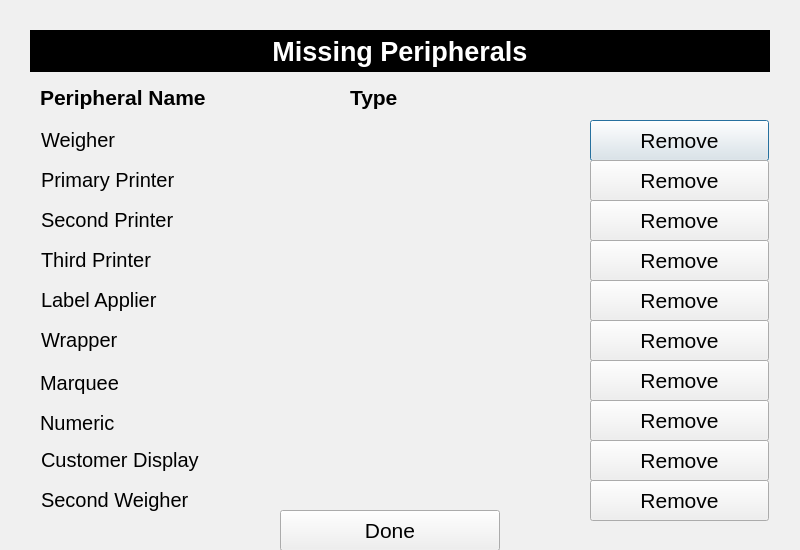
<?xml version="1.0" encoding="UTF-8"?>
<ui version="4.0">
 <class>RemovePeripheralsDialog</class>
 <widget class="QDialog" name="RemovePeripheralsDialog">
  <property name="geometry">
   <rect>
    <x>0</x>
    <y>0</y>
    <width>800</width>
    <height>550</height>
   </rect>
  </property>
  <property name="windowTitle">
   <string>Dialog</string>
  </property>
  <property name="autoFillBackground">
   <bool>false</bool>
  </property>
  <property name="styleSheet">
   <string notr="true">QDialog#RemovePeripheralsDialog
{
	background-color: rgb(240, 240, 240);
	foreground-color: black;
}
</string>
  </property>
  <widget class="QWidget" name="gbFirstWeigher" native="true">
   <property name="geometry">
    <rect>
     <x>30</x>
     <y>120</y>
     <width>740</width>
     <height>41</height>
    </rect>
   </property>
   <property name="font">
    <font>
     <pointsize>15</pointsize>
    </font>
   </property>
   <widget class="QLabel" name="lblFirstWeigher">
    <property name="geometry">
     <rect>
      <x>11</x>
      <y>7</y>
      <width>321</width>
      <height>25</height>
     </rect>
    </property>
    <property name="sizePolicy">
     <sizepolicy hsizetype="Fixed" vsizetype="Fixed">
      <horstretch>0</horstretch>
      <verstretch>0</verstretch>
     </sizepolicy>
    </property>
    <property name="minimumSize">
     <size>
      <width>321</width>
      <height>25</height>
     </size>
    </property>
    <property name="maximumSize">
     <size>
      <width>321</width>
      <height>25</height>
     </size>
    </property>
    <property name="font">
     <font>
      <pointsize>15</pointsize>
     </font>
    </property>
    <property name="text">
     <string>Weigher</string>
    </property>
   </widget>
   <widget class="QLabel" name="lblFirstWeigherType">
    <property name="geometry">
     <rect>
      <x>275</x>
      <y>10</y>
      <width>161</width>
      <height>25</height>
     </rect>
    </property>
    <property name="font">
     <font>
      <pointsize>15</pointsize>
     </font>
    </property>
    <property name="text">
     <string notr="true"/>
    </property>
   </widget>
   <widget class="QPushButton" name="butRemoveFirstWeigher">
    <property name="geometry">
     <rect>
      <x>560</x>
      <y>0</y>
      <width>179</width>
      <height>41</height>
     </rect>
    </property>
    <property name="sizePolicy">
     <sizepolicy hsizetype="Fixed" vsizetype="Fixed">
      <horstretch>0</horstretch>
      <verstretch>0</verstretch>
     </sizepolicy>
    </property>
    <property name="minimumSize">
     <size>
      <width>179</width>
      <height>41</height>
     </size>
    </property>
    <property name="maximumSize">
     <size>
      <width>179</width>
      <height>41</height>
     </size>
    </property>
    <property name="font">
     <font>
      <pointsize>16</pointsize>
     </font>
    </property>
    <property name="text">
     <string>Remove</string>
    </property>
   </widget>
  </widget>
  <widget class="QLabel" name="lblPeripheralTitle">
   <property name="geometry">
    <rect>
     <x>40</x>
     <y>85</y>
     <width>321</width>
     <height>25</height>
    </rect>
   </property>
   <property name="sizePolicy">
    <sizepolicy hsizetype="Fixed" vsizetype="Fixed">
     <horstretch>0</horstretch>
     <verstretch>0</verstretch>
    </sizepolicy>
   </property>
   <property name="minimumSize">
    <size>
     <width>321</width>
     <height>23</height>
    </size>
   </property>
   <property name="maximumSize">
    <size>
     <width>321</width>
     <height>25</height>
    </size>
   </property>
   <property name="font">
    <font>
     <pointsize>16</pointsize>
     <weight>75</weight>
     <bold>true</bold>
    </font>
   </property>
   <property name="text">
    <string>Peripheral Name</string>
   </property>
  </widget>
  <widget class="QLabel" name="lblTypeTitle">
   <property name="geometry">
    <rect>
     <x>350</x>
     <y>85</y>
     <width>291</width>
     <height>25</height>
    </rect>
   </property>
   <property name="sizePolicy">
    <sizepolicy hsizetype="Fixed" vsizetype="Fixed">
     <horstretch>0</horstretch>
     <verstretch>0</verstretch>
    </sizepolicy>
   </property>
   <property name="minimumSize">
    <size>
     <width>291</width>
     <height>25</height>
    </size>
   </property>
   <property name="maximumSize">
    <size>
     <width>291</width>
     <height>25</height>
    </size>
   </property>
   <property name="font">
    <font>
     <pointsize>16</pointsize>
     <weight>75</weight>
     <bold>true</bold>
    </font>
   </property>
   <property name="text">
    <string>Type</string>
   </property>
  </widget>
  <widget class="QWidget" name="gbSecondWeigher" native="true">
   <property name="geometry">
    <rect>
     <x>30</x>
     <y>480</y>
     <width>740</width>
     <height>50</height>
    </rect>
   </property>
   <property name="font">
    <font>
     <pointsize>15</pointsize>
    </font>
   </property>
   <widget class="QLabel" name="lblSecondWeigher">
    <property name="geometry">
     <rect>
      <x>11</x>
      <y>7</y>
      <width>321</width>
      <height>25</height>
     </rect>
    </property>
    <property name="sizePolicy">
     <sizepolicy hsizetype="Fixed" vsizetype="Fixed">
      <horstretch>0</horstretch>
      <verstretch>0</verstretch>
     </sizepolicy>
    </property>
    <property name="minimumSize">
     <size>
      <width>321</width>
      <height>25</height>
     </size>
    </property>
    <property name="maximumSize">
     <size>
      <width>321</width>
      <height>25</height>
     </size>
    </property>
    <property name="font">
     <font>
      <pointsize>15</pointsize>
     </font>
    </property>
    <property name="text">
     <string>Second Weigher</string>
    </property>
   </widget>
   <widget class="QLabel" name="lblSecondWeigherType">
    <property name="geometry">
     <rect>
      <x>275</x>
      <y>10</y>
      <width>161</width>
      <height>25</height>
     </rect>
    </property>
    <property name="font">
     <font>
      <pointsize>15</pointsize>
     </font>
    </property>
    <property name="text">
     <string notr="true"/>
    </property>
   </widget>
   <widget class="QPushButton" name="butRemoveSecondWeigher">
    <property name="geometry">
     <rect>
      <x>560</x>
      <y>0</y>
      <width>179</width>
      <height>41</height>
     </rect>
    </property>
    <property name="sizePolicy">
     <sizepolicy hsizetype="Fixed" vsizetype="Fixed">
      <horstretch>0</horstretch>
      <verstretch>0</verstretch>
     </sizepolicy>
    </property>
    <property name="minimumSize">
     <size>
      <width>179</width>
      <height>41</height>
     </size>
    </property>
    <property name="maximumSize">
     <size>
      <width>179</width>
      <height>41</height>
     </size>
    </property>
    <property name="font">
     <font>
      <pointsize>16</pointsize>
     </font>
    </property>
    <property name="text">
     <string>Remove</string>
    </property>
   </widget>
  </widget>
  <widget class="QWidget" name="gbFirstPrinter" native="true">
   <property name="geometry">
    <rect>
     <x>30</x>
     <y>160</y>
     <width>740</width>
     <height>50</height>
    </rect>
   </property>
   <property name="font">
    <font>
     <pointsize>15</pointsize>
    </font>
   </property>
   <widget class="QLabel" name="lblPrimaryPrinter">
    <property name="geometry">
     <rect>
      <x>11</x>
      <y>7</y>
      <width>321</width>
      <height>25</height>
     </rect>
    </property>
    <property name="sizePolicy">
     <sizepolicy hsizetype="Fixed" vsizetype="Fixed">
      <horstretch>0</horstretch>
      <verstretch>0</verstretch>
     </sizepolicy>
    </property>
    <property name="minimumSize">
     <size>
      <width>321</width>
      <height>25</height>
     </size>
    </property>
    <property name="maximumSize">
     <size>
      <width>321</width>
      <height>25</height>
     </size>
    </property>
    <property name="font">
     <font>
      <pointsize>15</pointsize>
     </font>
    </property>
    <property name="text">
     <string>Primary Printer</string>
    </property>
   </widget>
   <widget class="QLabel" name="lblPrimaryPrinterType">
    <property name="geometry">
     <rect>
      <x>275</x>
      <y>10</y>
      <width>161</width>
      <height>25</height>
     </rect>
    </property>
    <property name="font">
     <font>
      <pointsize>15</pointsize>
     </font>
    </property>
    <property name="text">
     <string notr="true"/>
    </property>
   </widget>
   <widget class="QPushButton" name="butRmoveFirstPrinter">
    <property name="geometry">
     <rect>
      <x>560</x>
      <y>0</y>
      <width>179</width>
      <height>41</height>
     </rect>
    </property>
    <property name="sizePolicy">
     <sizepolicy hsizetype="Fixed" vsizetype="Fixed">
      <horstretch>0</horstretch>
      <verstretch>0</verstretch>
     </sizepolicy>
    </property>
    <property name="minimumSize">
     <size>
      <width>179</width>
      <height>41</height>
     </size>
    </property>
    <property name="maximumSize">
     <size>
      <width>179</width>
      <height>41</height>
     </size>
    </property>
    <property name="font">
     <font>
      <pointsize>16</pointsize>
     </font>
    </property>
    <property name="text">
     <string>Remove</string>
    </property>
   </widget>
  </widget>
  <widget class="QWidget" name="gbSecondPrinter" native="true">
   <property name="geometry">
    <rect>
     <x>30</x>
     <y>200</y>
     <width>740</width>
     <height>50</height>
    </rect>
   </property>
   <property name="font">
    <font>
     <pointsize>15</pointsize>
    </font>
   </property>
   <widget class="QLabel" name="lblSecondaryPrinter">
    <property name="geometry">
     <rect>
      <x>11</x>
      <y>7</y>
      <width>321</width>
      <height>25</height>
     </rect>
    </property>
    <property name="sizePolicy">
     <sizepolicy hsizetype="Fixed" vsizetype="Fixed">
      <horstretch>0</horstretch>
      <verstretch>0</verstretch>
     </sizepolicy>
    </property>
    <property name="minimumSize">
     <size>
      <width>321</width>
      <height>25</height>
     </size>
    </property>
    <property name="maximumSize">
     <size>
      <width>321</width>
      <height>25</height>
     </size>
    </property>
    <property name="font">
     <font>
      <pointsize>15</pointsize>
     </font>
    </property>
    <property name="text">
     <string>Second Printer</string>
    </property>
   </widget>
   <widget class="QLabel" name="lblSecondaryPrinterType">
    <property name="geometry">
     <rect>
      <x>275</x>
      <y>10</y>
      <width>161</width>
      <height>25</height>
     </rect>
    </property>
    <property name="font">
     <font>
      <pointsize>15</pointsize>
     </font>
    </property>
    <property name="text">
     <string notr="true"/>
    </property>
   </widget>
   <widget class="QPushButton" name="butRemoveSecondPrinter">
    <property name="geometry">
     <rect>
      <x>560</x>
      <y>0</y>
      <width>179</width>
      <height>41</height>
     </rect>
    </property>
    <property name="sizePolicy">
     <sizepolicy hsizetype="Fixed" vsizetype="Fixed">
      <horstretch>0</horstretch>
      <verstretch>0</verstretch>
     </sizepolicy>
    </property>
    <property name="minimumSize">
     <size>
      <width>179</width>
      <height>41</height>
     </size>
    </property>
    <property name="maximumSize">
     <size>
      <width>179</width>
      <height>41</height>
     </size>
    </property>
    <property name="font">
     <font>
      <pointsize>16</pointsize>
     </font>
    </property>
    <property name="text">
     <string>Remove</string>
    </property>
   </widget>
  </widget>
  <widget class="QWidget" name="gbThirdPrinter" native="true">
   <property name="geometry">
    <rect>
     <x>30</x>
     <y>240</y>
     <width>740</width>
     <height>50</height>
    </rect>
   </property>
   <property name="font">
    <font>
     <pointsize>15</pointsize>
    </font>
   </property>
   <widget class="QLabel" name="lblThirdPrinter">
    <property name="geometry">
     <rect>
      <x>11</x>
      <y>7</y>
      <width>321</width>
      <height>25</height>
     </rect>
    </property>
    <property name="sizePolicy">
     <sizepolicy hsizetype="Fixed" vsizetype="Fixed">
      <horstretch>0</horstretch>
      <verstretch>0</verstretch>
     </sizepolicy>
    </property>
    <property name="minimumSize">
     <size>
      <width>321</width>
      <height>25</height>
     </size>
    </property>
    <property name="maximumSize">
     <size>
      <width>321</width>
      <height>25</height>
     </size>
    </property>
    <property name="font">
     <font>
      <pointsize>15</pointsize>
     </font>
    </property>
    <property name="text">
     <string>Third Printer</string>
    </property>
   </widget>
   <widget class="QLabel" name="lblThirdPrinterType">
    <property name="geometry">
     <rect>
      <x>275</x>
      <y>10</y>
      <width>161</width>
      <height>25</height>
     </rect>
    </property>
    <property name="font">
     <font>
      <pointsize>15</pointsize>
     </font>
    </property>
    <property name="text">
     <string notr="true"/>
    </property>
   </widget>
   <widget class="QPushButton" name="butRemoveThirdPrinter">
    <property name="geometry">
     <rect>
      <x>560</x>
      <y>0</y>
      <width>179</width>
      <height>41</height>
     </rect>
    </property>
    <property name="sizePolicy">
     <sizepolicy hsizetype="Fixed" vsizetype="Fixed">
      <horstretch>0</horstretch>
      <verstretch>0</verstretch>
     </sizepolicy>
    </property>
    <property name="minimumSize">
     <size>
      <width>179</width>
      <height>41</height>
     </size>
    </property>
    <property name="maximumSize">
     <size>
      <width>179</width>
      <height>41</height>
     </size>
    </property>
    <property name="font">
     <font>
      <pointsize>16</pointsize>
     </font>
    </property>
    <property name="text">
     <string>Remove</string>
    </property>
   </widget>
  </widget>
  <widget class="QWidget" name="gbMarquee" native="true">
   <property name="geometry">
    <rect>
     <x>30</x>
     <y>360</y>
     <width>740</width>
     <height>50</height>
    </rect>
   </property>
   <property name="font">
    <font>
     <pointsize>15</pointsize>
    </font>
   </property>
   <widget class="QLabel" name="lblMarqueeType">
    <property name="geometry">
     <rect>
      <x>275</x>
      <y>10</y>
      <width>161</width>
      <height>25</height>
     </rect>
    </property>
    <property name="font">
     <font>
      <pointsize>15</pointsize>
     </font>
    </property>
    <property name="text">
     <string notr="true"/>
    </property>
   </widget>
   <widget class="QPushButton" name="butRemoveMarquee">
    <property name="geometry">
     <rect>
      <x>560</x>
      <y>0</y>
      <width>179</width>
      <height>41</height>
     </rect>
    </property>
    <property name="sizePolicy">
     <sizepolicy hsizetype="Fixed" vsizetype="Fixed">
      <horstretch>0</horstretch>
      <verstretch>0</verstretch>
     </sizepolicy>
    </property>
    <property name="minimumSize">
     <size>
      <width>179</width>
      <height>41</height>
     </size>
    </property>
    <property name="maximumSize">
     <size>
      <width>179</width>
      <height>41</height>
     </size>
    </property>
    <property name="font">
     <font>
      <pointsize>16</pointsize>
     </font>
    </property>
    <property name="text">
     <string>Remove</string>
    </property>
   </widget>
   <widget class="QLabel" name="lblMarquee">
    <property name="geometry">
     <rect>
      <x>10</x>
      <y>10</y>
      <width>321</width>
      <height>25</height>
     </rect>
    </property>
    <property name="sizePolicy">
     <sizepolicy hsizetype="Fixed" vsizetype="Fixed">
      <horstretch>0</horstretch>
      <verstretch>0</verstretch>
     </sizepolicy>
    </property>
    <property name="minimumSize">
     <size>
      <width>321</width>
      <height>25</height>
     </size>
    </property>
    <property name="maximumSize">
     <size>
      <width>321</width>
      <height>25</height>
     </size>
    </property>
    <property name="font">
     <font>
      <pointsize>15</pointsize>
     </font>
    </property>
    <property name="text">
     <string>Marquee</string>
    </property>
   </widget>
  </widget>
  <widget class="QWidget" name="gbWrapper" native="true">
   <property name="geometry">
    <rect>
     <x>30</x>
     <y>320</y>
     <width>740</width>
     <height>50</height>
    </rect>
   </property>
   <property name="font">
    <font>
     <pointsize>15</pointsize>
    </font>
   </property>
   <widget class="QLabel" name="lblWrapper">
    <property name="geometry">
     <rect>
      <x>11</x>
      <y>7</y>
      <width>321</width>
      <height>25</height>
     </rect>
    </property>
    <property name="sizePolicy">
     <sizepolicy hsizetype="Fixed" vsizetype="Fixed">
      <horstretch>0</horstretch>
      <verstretch>0</verstretch>
     </sizepolicy>
    </property>
    <property name="minimumSize">
     <size>
      <width>321</width>
      <height>25</height>
     </size>
    </property>
    <property name="maximumSize">
     <size>
      <width>321</width>
      <height>25</height>
     </size>
    </property>
    <property name="font">
     <font>
      <pointsize>15</pointsize>
     </font>
    </property>
    <property name="text">
     <string>Wrapper</string>
    </property>
   </widget>
   <widget class="QLabel" name="lblWrapperType">
    <property name="geometry">
     <rect>
      <x>275</x>
      <y>10</y>
      <width>161</width>
      <height>25</height>
     </rect>
    </property>
    <property name="font">
     <font>
      <pointsize>15</pointsize>
     </font>
    </property>
    <property name="text">
     <string notr="true"/>
    </property>
   </widget>
   <widget class="QPushButton" name="butRemoveWrapper">
    <property name="geometry">
     <rect>
      <x>560</x>
      <y>0</y>
      <width>179</width>
      <height>41</height>
     </rect>
    </property>
    <property name="sizePolicy">
     <sizepolicy hsizetype="Fixed" vsizetype="Fixed">
      <horstretch>0</horstretch>
      <verstretch>0</verstretch>
     </sizepolicy>
    </property>
    <property name="minimumSize">
     <size>
      <width>179</width>
      <height>41</height>
     </size>
    </property>
    <property name="maximumSize">
     <size>
      <width>179</width>
      <height>41</height>
     </size>
    </property>
    <property name="font">
     <font>
      <pointsize>16</pointsize>
     </font>
    </property>
    <property name="text">
     <string>Remove</string>
    </property>
   </widget>
  </widget>
  <widget class="QWidget" name="gbLabelApplier" native="true">
   <property name="geometry">
    <rect>
     <x>30</x>
     <y>280</y>
     <width>740</width>
     <height>50</height>
    </rect>
   </property>
   <property name="font">
    <font>
     <pointsize>15</pointsize>
    </font>
   </property>
   <widget class="QLabel" name="lblLabelApplier">
    <property name="geometry">
     <rect>
      <x>11</x>
      <y>7</y>
      <width>321</width>
      <height>25</height>
     </rect>
    </property>
    <property name="sizePolicy">
     <sizepolicy hsizetype="Fixed" vsizetype="Fixed">
      <horstretch>0</horstretch>
      <verstretch>0</verstretch>
     </sizepolicy>
    </property>
    <property name="minimumSize">
     <size>
      <width>321</width>
      <height>25</height>
     </size>
    </property>
    <property name="maximumSize">
     <size>
      <width>321</width>
      <height>25</height>
     </size>
    </property>
    <property name="font">
     <font>
      <pointsize>15</pointsize>
     </font>
    </property>
    <property name="text">
     <string>Label Applier</string>
    </property>
   </widget>
   <widget class="QLabel" name="lblLabelApplierType">
    <property name="geometry">
     <rect>
      <x>275</x>
      <y>10</y>
      <width>161</width>
      <height>25</height>
     </rect>
    </property>
    <property name="font">
     <font>
      <pointsize>15</pointsize>
     </font>
    </property>
    <property name="text">
     <string notr="true"/>
    </property>
   </widget>
   <widget class="QPushButton" name="butRemoveLabelApplier">
    <property name="geometry">
     <rect>
      <x>560</x>
      <y>0</y>
      <width>179</width>
      <height>41</height>
     </rect>
    </property>
    <property name="sizePolicy">
     <sizepolicy hsizetype="Fixed" vsizetype="Fixed">
      <horstretch>0</horstretch>
      <verstretch>0</verstretch>
     </sizepolicy>
    </property>
    <property name="minimumSize">
     <size>
      <width>179</width>
      <height>41</height>
     </size>
    </property>
    <property name="maximumSize">
     <size>
      <width>179</width>
      <height>41</height>
     </size>
    </property>
    <property name="font">
     <font>
      <pointsize>16</pointsize>
     </font>
    </property>
    <property name="text">
     <string>Remove</string>
    </property>
   </widget>
  </widget>
  <widget class="QPushButton" name="butDone">
   <property name="geometry">
    <rect>
     <x>280</x>
     <y>510</y>
     <width>220</width>
     <height>41</height>
    </rect>
   </property>
   <property name="sizePolicy">
    <sizepolicy hsizetype="Fixed" vsizetype="Fixed">
     <horstretch>0</horstretch>
     <verstretch>0</verstretch>
    </sizepolicy>
   </property>
   <property name="minimumSize">
    <size>
     <width>181</width>
     <height>41</height>
    </size>
   </property>
   <property name="maximumSize">
    <size>
     <width>220</width>
     <height>41</height>
    </size>
   </property>
   <property name="font">
    <font>
     <pointsize>16</pointsize>
    </font>
   </property>
   <property name="text">
    <string>Done</string>
   </property>
  </widget>
  <widget class="QWidget" name="gbGcd" native="true">
   <property name="geometry">
    <rect>
     <x>30</x>
     <y>440</y>
     <width>740</width>
     <height>50</height>
    </rect>
   </property>
   <property name="font">
    <font>
     <pointsize>15</pointsize>
    </font>
   </property>
   <widget class="QLabel" name="lblGcd">
    <property name="geometry">
     <rect>
      <x>11</x>
      <y>7</y>
      <width>321</width>
      <height>25</height>
     </rect>
    </property>
    <property name="sizePolicy">
     <sizepolicy hsizetype="Fixed" vsizetype="Fixed">
      <horstretch>0</horstretch>
      <verstretch>0</verstretch>
     </sizepolicy>
    </property>
    <property name="minimumSize">
     <size>
      <width>321</width>
      <height>25</height>
     </size>
    </property>
    <property name="maximumSize">
     <size>
      <width>321</width>
      <height>25</height>
     </size>
    </property>
    <property name="font">
     <font>
      <pointsize>15</pointsize>
     </font>
    </property>
    <property name="text">
     <string>Customer Display</string>
    </property>
   </widget>
   <widget class="QLabel" name="lblGcdType">
    <property name="geometry">
     <rect>
      <x>275</x>
      <y>10</y>
      <width>161</width>
      <height>25</height>
     </rect>
    </property>
    <property name="font">
     <font>
      <pointsize>15</pointsize>
     </font>
    </property>
    <property name="text">
     <string notr="true"/>
    </property>
   </widget>
   <widget class="QPushButton" name="butRemoveGcd">
    <property name="geometry">
     <rect>
      <x>560</x>
      <y>0</y>
      <width>179</width>
      <height>41</height>
     </rect>
    </property>
    <property name="sizePolicy">
     <sizepolicy hsizetype="Fixed" vsizetype="Fixed">
      <horstretch>0</horstretch>
      <verstretch>0</verstretch>
     </sizepolicy>
    </property>
    <property name="minimumSize">
     <size>
      <width>179</width>
      <height>41</height>
     </size>
    </property>
    <property name="maximumSize">
     <size>
      <width>179</width>
      <height>41</height>
     </size>
    </property>
    <property name="font">
     <font>
      <pointsize>16</pointsize>
     </font>
    </property>
    <property name="text">
     <string>Remove</string>
    </property>
   </widget>
  </widget>
  <widget class="QWidget" name="gbNumeric" native="true">
   <property name="geometry">
    <rect>
     <x>30</x>
     <y>400</y>
     <width>740</width>
     <height>50</height>
    </rect>
   </property>
   <property name="font">
    <font>
     <pointsize>15</pointsize>
    </font>
   </property>
   <widget class="QLabel" name="lblNumericType">
    <property name="geometry">
     <rect>
      <x>275</x>
      <y>10</y>
      <width>161</width>
      <height>25</height>
     </rect>
    </property>
    <property name="font">
     <font>
      <pointsize>15</pointsize>
     </font>
    </property>
    <property name="text">
     <string notr="true"/>
    </property>
   </widget>
   <widget class="QPushButton" name="butRemoveNumeric">
    <property name="geometry">
     <rect>
      <x>560</x>
      <y>0</y>
      <width>179</width>
      <height>41</height>
     </rect>
    </property>
    <property name="sizePolicy">
     <sizepolicy hsizetype="Fixed" vsizetype="Fixed">
      <horstretch>0</horstretch>
      <verstretch>0</verstretch>
     </sizepolicy>
    </property>
    <property name="minimumSize">
     <size>
      <width>179</width>
      <height>41</height>
     </size>
    </property>
    <property name="maximumSize">
     <size>
      <width>179</width>
      <height>41</height>
     </size>
    </property>
    <property name="font">
     <font>
      <pointsize>16</pointsize>
     </font>
    </property>
    <property name="text">
     <string>Remove</string>
    </property>
   </widget>
   <widget class="QLabel" name="lblNumeric">
    <property name="geometry">
     <rect>
      <x>10</x>
      <y>10</y>
      <width>321</width>
      <height>25</height>
     </rect>
    </property>
    <property name="sizePolicy">
     <sizepolicy hsizetype="Fixed" vsizetype="Fixed">
      <horstretch>0</horstretch>
      <verstretch>0</verstretch>
     </sizepolicy>
    </property>
    <property name="minimumSize">
     <size>
      <width>321</width>
      <height>25</height>
     </size>
    </property>
    <property name="maximumSize">
     <size>
      <width>321</width>
      <height>25</height>
     </size>
    </property>
    <property name="font">
     <font>
      <pointsize>15</pointsize>
     </font>
    </property>
    <property name="text">
     <string>Numeric</string>
    </property>
   </widget>
  </widget>
  <widget class="QLabel" name="label">
   <property name="geometry">
    <rect>
     <x>30</x>
     <y>30</y>
     <width>740</width>
     <height>42</height>
    </rect>
   </property>
   <property name="font">
    <font>
     <pointsize>20</pointsize>
     <weight>75</weight>
     <bold>true</bold>
    </font>
   </property>
   <property name="autoFillBackground">
    <bool>false</bool>
   </property>
   <property name="styleSheet">
    <string notr="true">background-color: rgb(0, 0, 0);
color: rgb(255, 255, 255);</string>
   </property>
   <property name="text">
    <string>Missing Peripherals</string>
   </property>
   <property name="alignment">
    <set>Qt::AlignCenter</set>
   </property>
  </widget>
 </widget>
 <resources/>
 <connections/>
</ui>
